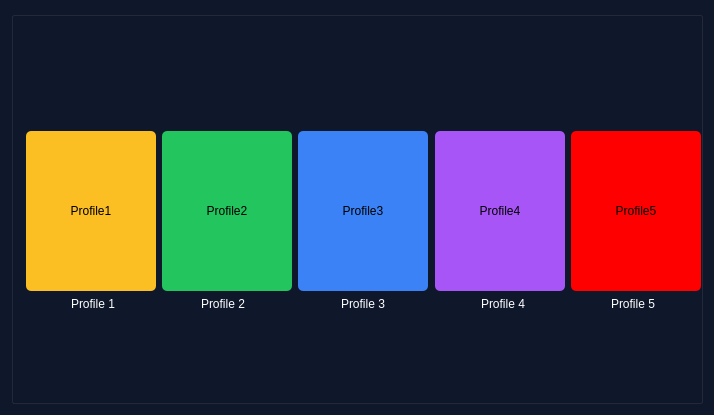
<?xml version="1.0" encoding="UTF-8"?>
<ui version="4.0">
 <class>Form</class>
 <widget class="QWidget" name="Form">
  <property name="geometry">
   <rect>
    <x>0</x>
    <y>0</y>
    <width>714</width>
    <height>415</height>
   </rect>
  </property>
  <property name="windowTitle">
   <string>Form</string>
  </property>
  <property name="styleSheet">
   <string notr="true">background-color: rgb(15, 23, 42);</string>
  </property>
  <layout class="QGridLayout" name="gridLayout">
   <item row="0" column="0">
    <widget class="QGroupBox" name="groupBox">
     <property name="title">
      <string/>
     </property>
     <widget class="QPushButton" name="profile2">
      <property name="geometry">
       <rect>
        <x>151</x>
        <y>120</y>
        <width>130</width>
        <height>160</height>
       </rect>
      </property>
      <property name="minimumSize">
       <size>
        <width>130</width>
        <height>160</height>
       </size>
      </property>
      <property name="styleSheet">
       <string notr="true">background-color: #22c55e; border-radius: 5px;</string>
      </property>
      <property name="text">
       <string>Profile2</string>
      </property>
     </widget>
     <widget class="QPushButton" name="profile1">
      <property name="geometry">
       <rect>
        <x>15</x>
        <y>120</y>
        <width>130</width>
        <height>160</height>
       </rect>
      </property>
      <property name="minimumSize">
       <size>
        <width>130</width>
        <height>160</height>
       </size>
      </property>
      <property name="styleSheet">
       <string notr="true">background-color: #fbbf24;border-radius: 5px;</string>
      </property>
      <property name="text">
       <string>Profile1</string>
      </property>
     </widget>
     <widget class="QPushButton" name="profile3">
      <property name="geometry">
       <rect>
        <x>287</x>
        <y>120</y>
        <width>130</width>
        <height>160</height>
       </rect>
      </property>
      <property name="minimumSize">
       <size>
        <width>130</width>
        <height>160</height>
       </size>
      </property>
      <property name="styleSheet">
       <string notr="true">background-color: #3b82f6; border-radius: 5px;</string>
      </property>
      <property name="text">
       <string>Profile3</string>
      </property>
     </widget>
     <widget class="QPushButton" name="profile4">
      <property name="geometry">
       <rect>
        <x>424</x>
        <y>120</y>
        <width>130</width>
        <height>160</height>
       </rect>
      </property>
      <property name="minimumSize">
       <size>
        <width>130</width>
        <height>160</height>
       </size>
      </property>
      <property name="styleSheet">
       <string notr="true">background-color: #a855f7; border-radius: 5px;</string>
      </property>
      <property name="text">
       <string>Profile4</string>
      </property>
     </widget>
     <widget class="QPushButton" name="profile5">
      <property name="geometry">
       <rect>
        <x>560</x>
        <y>120</y>
        <width>130</width>
        <height>160</height>
       </rect>
      </property>
      <property name="minimumSize">
       <size>
        <width>130</width>
        <height>160</height>
       </size>
      </property>
      <property name="styleSheet">
       <string notr="true">background-color: rgb(255, 0, 0); border-radius: 5px;background-color: rgb(255, 0, 0); border-radius: 5px;</string>
      </property>
      <property name="text">
       <string>Profile5</string>
      </property>
     </widget>
     <widget class="QLabel" name="label">
      <property name="geometry">
       <rect>
        <x>60</x>
        <y>285</y>
        <width>49</width>
        <height>16</height>
       </rect>
      </property>
      <property name="sizePolicy">
       <sizepolicy hsizetype="Preferred" vsizetype="Fixed">
        <horstretch>0</horstretch>
        <verstretch>0</verstretch>
       </sizepolicy>
      </property>
      <property name="styleSheet">
       <string notr="true">color:white;</string>
      </property>
      <property name="text">
       <string>Profile 1</string>
      </property>
     </widget>
     <widget class="QLabel" name="label_2">
      <property name="geometry">
       <rect>
        <x>190</x>
        <y>285</y>
        <width>49</width>
        <height>16</height>
       </rect>
      </property>
      <property name="sizePolicy">
       <sizepolicy hsizetype="Preferred" vsizetype="Fixed">
        <horstretch>0</horstretch>
        <verstretch>0</verstretch>
       </sizepolicy>
      </property>
      <property name="styleSheet">
       <string notr="true">color:white;</string>
      </property>
      <property name="text">
       <string>Profile 2</string>
      </property>
     </widget>
     <widget class="QLabel" name="label_3">
      <property name="geometry">
       <rect>
        <x>330</x>
        <y>285</y>
        <width>49</width>
        <height>16</height>
       </rect>
      </property>
      <property name="sizePolicy">
       <sizepolicy hsizetype="Preferred" vsizetype="Fixed">
        <horstretch>0</horstretch>
        <verstretch>0</verstretch>
       </sizepolicy>
      </property>
      <property name="styleSheet">
       <string notr="true">color:white;</string>
      </property>
      <property name="text">
       <string>Profile 3</string>
      </property>
     </widget>
     <widget class="QLabel" name="label_4">
      <property name="geometry">
       <rect>
        <x>470</x>
        <y>285</y>
        <width>49</width>
        <height>16</height>
       </rect>
      </property>
      <property name="sizePolicy">
       <sizepolicy hsizetype="Preferred" vsizetype="Fixed">
        <horstretch>0</horstretch>
        <verstretch>0</verstretch>
       </sizepolicy>
      </property>
      <property name="styleSheet">
       <string notr="true">color:white;</string>
      </property>
      <property name="text">
       <string>Profile 4</string>
      </property>
     </widget>
     <widget class="QLabel" name="label_5">
      <property name="geometry">
       <rect>
        <x>600</x>
        <y>285</y>
        <width>49</width>
        <height>16</height>
       </rect>
      </property>
      <property name="sizePolicy">
       <sizepolicy hsizetype="Preferred" vsizetype="Fixed">
        <horstretch>0</horstretch>
        <verstretch>0</verstretch>
       </sizepolicy>
      </property>
      <property name="styleSheet">
       <string notr="true">color:white;</string>
      </property>
      <property name="text">
       <string>Profile 5</string>
      </property>
     </widget>
    </widget>
   </item>
  </layout>
 </widget>
 <resources/>
 <connections/>
</ui>
